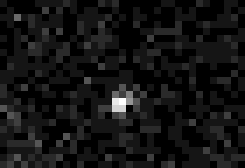
#> input picture image-analysis-basics/test_images/test_image_1.tif, 35 x 24 px (shown 7 times larger)
$ jupyter execute finding-local-maxima.ipynb   (shell and % lines are left out)
#> lines starting #> are read from the running program, lines starting #| are printed output that depends on the picture; after the words box and inside, x2 and y2 are one past the last pixel; in counts of white or black regions, pixels touching at a corner belong together
# Finding local maxima
***
Essentially all of our data is a bunch of binking dots. This notebook lays out a method for identifing those dots computationally. In principle, the method works by averaging over local areas, and assuming that strong features will persist though an image blurs, while weaker signals, like noise, will be lost in the process.  We are going to start off by bringing in matplotlib as `inline` (which lacks the interactivity) and opening up a test image with a single well defined maximum.

[cell 1]
import matplotlib.pyplot as plt

[cell 2]
fname = 'test_images/test_image_1.tif'

[cell 3]
from skimage.external.tifffile import imread
im = imread(fname)
#> im is the input picture: shape (24, 35) uint16; min 91, max 3228, mean 370.2

[cell 4]
plt.imshow(im, cmap = "binary_r")

Now we are going to apply maximum and minimum filters. In principle we are going to go to each pixel in the image and draw a box with dimensions `size` around it. We then set the value of the pixel equal to the pixel in the box with the highest or lowest value. In practice, we just call the filter from skimage.
_Note: the filter settings will need to be determined empirically and often_.

[cell 5]
import scipy.ndimage.filters as filters
size = 10
im_max = filters.maximum_filter(im, size)
im_min = filters.minimum_filter(im, size)
plt.figure()
plt.title("Maximum filter")
plt.imshow(im_max, cmap = "binary_r",vmax = 3000)
plt.figure()
plt.title("Minimum filter")
plt.imshow(im_min, cmap = "binary_r",vmax = 300)

Any true maxima ought to be represented in the maximum filtered image. To find potential candidates, we ask for all the pixels that have the same value in both the filtered and unfiltered image.

[cell 6]
maxima=(im==im_max)
#> maxima: shape (24, 35) bool; 1.7% white in thin lines or dots
plt.imshow(maxima)

One or more of these yellow pixels defines a local maximum. In order to determine which ones are bona fide, we create a mask from our filitered images and compare. We make the mask by determining the difference between the maximum and minimum filtered images and thresholding the data. In principle, the first step should average over image noise that dominates in regions that do not contain maxima. In noise dominated regions, maximum values and minimum values should be roughly equal depending on the size of the filter (larger sizes yield larger differences). By subtracting them, we should create an image where the local vicinity of maxima is represented by values well seperated from background. Depending on the quality of the image and the size of the filter, subtracting the minimum background may have little to no effect. The second step of thresholding the image turns the numerical array into a boolean array, where above the threshold evaluates as `True` and below as `False`.

[cell 7]
im_diff = im_max - im_min
plt.imshow(im_diff,cmap = "binary_r",vmax = 3000)

plt.figure()
plt.title("Histogram of pixel values")
plt.hist(im_max.ravel(), 20, alpha = 0.5, label = "maximum filter")
plt.hist(im_diff.ravel(), 20, alpha = 0.5, label = "difference filter")
plt.legend()
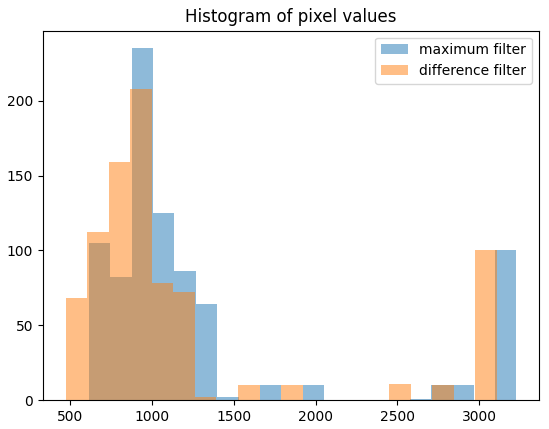
#> figure drawn by matplotlib, 1 panel; tallest bar 235 high, from x = 875.4 to 1006.1; tallest bar 208 high, from x = 866.5 to 998.4

Next we determine the threshold. There are other ways to determine thresholds, below is just one.

[cell 8]
from skimage.filters import threshold_otsu
thresh = threshold_otsu(im_diff)
#> thresh = 1910
plt.hist(im_diff.ravel(), 20)
plt.axvline(thresh, color='r')
#> figure, not shown here; tallest bar 208 high, from x = 866.5 to 998.4

Now we apply the threshold to the difference array and define our new array which is constituted by booleans.

[cell 9]
bool_diff = (im_diff < thresh)
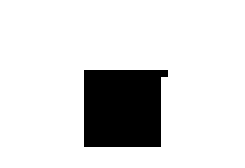
#> bool_diff: shape (24, 35) bool (shown 7 times larger); 85.5% white; 1 black region, box (x1, y1, x2, y2) and area: (12, 10, 24, 21) 122
plt.imshow(bool_diff)

Great, our maxima is in the purple region of our difference mask. So all that is left is to compare the array `maxima`, which contains both real and _less real_ maxima, to the difference mask. Specifically, we want to ask for all of the points that occur in `maxima` in regions where `bool_diff` is above the threshold.

[cell 10]
plt.imshow(maxima)

[cell 11]
#-- Below is a fun little bit of python fancy indexing.
#-- What is happening is the array maxima is being indexed by the difference mask.
#-- Whenever the mask array is True we set the corresponding value in the maxima array to False.
#-- Alternatively, we do nothing when maxima is indexed by false.
maxima[bool_diff] = False
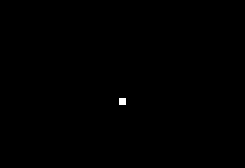
#> maxima: shape (24, 35) bool (shown 7 times larger); 0.12% white in thin lines or dots, all inside (x1, y1, x2, y2) = (17, 14, 18, 15)
plt.imshow(maxima)

We can then recover the xy position of the maxima and paint them onto the original image.

[cell 12]
import scipy.ndimage as ndimage
labeled, num_objects = ndimage.label(maxima)
#> num_objects = 1
slices = ndimage.find_objects(labeled)
#> slices = 1 item

[cell 13]
x, y = [], []
for dy,dx in slices:
    x.append(dx.start)
    y.append(dy.start)
#> this loop made 1 pass
#> after the loop, x = [17]; y = [14]

plt.imshow(im,cmap = "binary_r")
plt.plot(x,y, 'ro')
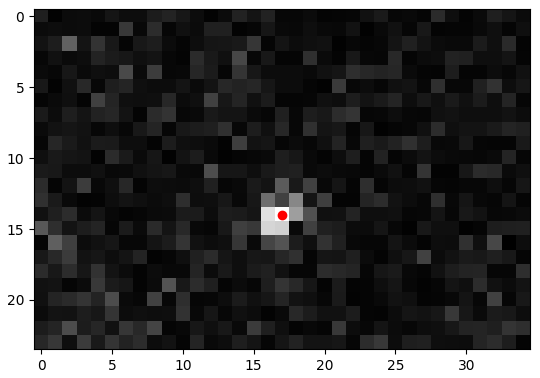
#> figure drawn by matplotlib, 1 panel

Okay, now we are going to put it all together on an image with many maxima to see how it does.

[cell 14]
fname = 'test_image_2.tif'
im = imread(fname)
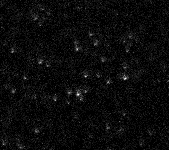
#> input picture image-analysis-basics/test_images/test_image_2.tif, 169 x 150 px, found by its file name
#> im is the input picture: shape (150, 169) uint16; min 79, max 4587, mean 325
plt.figure()
plt.imshow(im, cmap = "binary_r")
plt.title("Original Image")
size = 10
im_max = filters.maximum_filter(im, size)
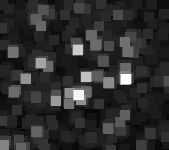
#> im_max: shape (150, 169) uint16; min 432, max 4587, mean 1182.4; drawn with min black and max white
im_min = filters.minimum_filter(im, size)
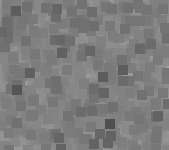
#> im_min: shape (150, 169) uint16; min 79, max 165, mean 123.8
plt.figure()
plt.title("Max Filter")
plt.imshow(im_max, cmap = "binary_r")
plt.figure()
plt.title("Minimum Filter")
plt.imshow(im_min, cmap = "binary_r")
im_diff = im_max - im_min
#> im_diff: shape (150, 169) uint16
plt.figure()
plt.title("Filter Difference")
plt.imshow(im_diff,cmap = "binary_r")
maxima=(im==im_max)
#> maxima: shape (150, 169) bool; 0.94% white in thin lines or dots
plt.figure()
plt.title("Maxima candidates")
plt.imshow(maxima)
thresh = threshold_otsu(im_diff)
#> thresh = 1587
plt.figure()
plt.title("Threshold")
plt.hist(im_diff.ravel())
plt.axvline(thresh, color='r')
plt.figure()
plt.title("Boolean Difference Mask")
bool_diff = (im_diff < thresh)
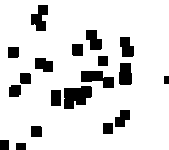
#> bool_diff: shape (150, 169) bool; 86.4% white; 19 black regions, largest, box (x1, y1, x2, y2) and area: (64, 86, 92, 109) 485, (81, 71, 114, 88) 351, (31, 5, 48, 31) 292
plt.imshow(bool_diff)
maxima[bool_diff] = False
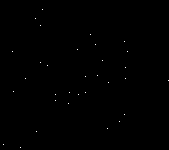
#> maxima: shape (150, 169) bool; 0.13% white in thin lines or dots
plt.figure()
plt.title("True local maxima")
plt.imshow(maxima)
labeled, num_objects = ndimage.label(maxima)
#> labeled: shape (150, 169) int32; 33 distinct labels, from 0 to 32
#> num_objects = 32
slices = ndimage.find_objects(labeled)
#> slices = 32 items
x, y = [], []
for dy,dx in slices:
    x.append(dx.start)
    y.append(dy.start)
#> this loop made 32 passes
#> after the loop, x = 32 values, max 168 at index 17, min 3 at index 30, mean 74.88; y = 32 values from 9 to 147
plt.figure()
plt.title("Local Maxima")
plt.imshow(im,cmap = "binary_r")
plt.plot(x,y, 'r+')
#> figure, not shown here; tallest bar 12487 high, from x = 722.1 to 1141.2
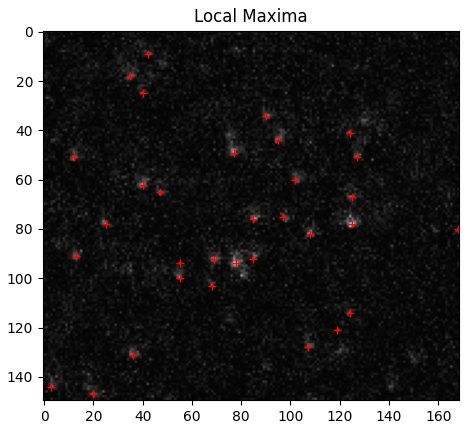
#> figure drawn by matplotlib, 1 panel
